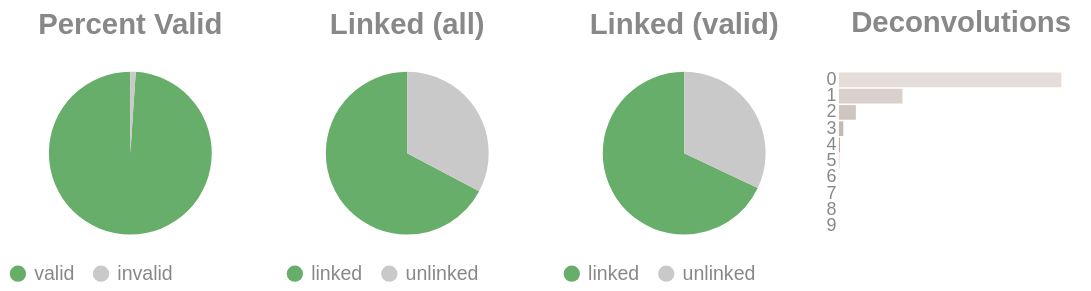

The code cell stored with this chart in its notebook:
### Code cell
if SKIPLR:
    pass
else:
    clash = Counter()
    for i in valids['molecule'].to_list():
        _mol = i.split("-")
        if len(_mol) == 1:
            clash.update('0')
        else:
            clash.update(_mol[-1])

    _d = {"deconvolutions": [], 'count': []}
    for k,v in clash.items():
        _d['deconvolutions'].append(k)
        _d['count'].append(v)

    tot_valid = valids['reads'].sum()
    mask = valids['reads'] >= 2
    n_linked_reads = valids.filter(mask)['reads'].sum()
    if n_linked_reads == 0:
        print_html("No linked molecules (>=2 reads) were detected; skipping linked-only distributions.")
        SKIPLR = True
    else:
        perc_valid = round(tot_valid / n_reads, 4)
        linked_perc_abs = round(n_linked_reads / n_reads, 4)
        linked_perc = round(n_linked_reads / tot_valid, 4)

    _valid = pl.DataFrame({"valids": ['valid', 'invalid'], "count": [tot_valid, n_reads - tot_valid]})
    _linked_abs = pl.DataFrame({"linked (absolute)": ['linked', 'unlinked'], "count": [n_linked_reads, n_reads - n_linked_reads]})
    _linked_rel = pl.DataFrame({"linked (valids)": ['linked', 'unlinked'], "count": [n_linked_reads, tot_valid - n_linked_reads]})

    (
        alt.hconcat(
            piechart(_valid, goodval = 'valid', title = "Percent Valid"),
            piechart(_linked_abs, goodval = "linked", title =  "Linked (all)"),
            piechart(_linked_rel, goodval = "linked", title =  "Linked (valid)"),
            convolutionbar(pl.DataFrame(_d), title = "Deconvolutions"),
            center = True,
            bounds = 'flush'
        )
        .resolve_scale(color='independent')
        .resolve_legend('independent')
        .properties(usermeta={'embedOptions': {"actions": False}})
    ).display()

### Figure 1 — Vega-Lite specification as saved in the notebook (floating-point values rounded to 4 significant figures)
{"width": "container", "height": 400, "config": {"title": {"anchor": "start", "dy": -15, "fontSize": 18, "color": "#888888", "subtitleColor": "#888888", "subtitleFontSize": 14}, "arc": {"fill": "#0072B2"}, "axis": {"domainColor": "#888888", "domainWidth": 0.5, "gridWidth": 0.2, "grid": false, "titleFontWeight": 400, "titleFontSize": 15, "labelFontSize": 11, "labelColor": "#888888", "tickColor": "#888888", "tickWidth": 0.2, "titleColor": "#888888"}, "axisBand": {"grid": false}, "axisX": {"grid": true, "tickSize": 10, "domainCap": "round"}, "axisY": {"domain": false, "grid": true, "tickSize": 0, "domainCap": "round"}, "background": "transparent", "header": {"labelFontSize": 15, "labelColor": "#888888", "titleFontSize": 15, "titleFontWeight": 600, "titleColor": "#888888"}, "legend": {"labelFont": "sans-serif", "labelFontSize": 12, "labelColor": "#888888", "symbolSize": 100, "symbolType": "circle", "titleFontSize": 12, "titlePadding": 10, "titleColor": "#888888", "title": null}, "range": {"category": ["#E69F00", "#56B4E9", "#009E73", "#F0E442", "#0072B2", "#D55E00", "#CC79A7", "#000000"], "diverging": ["#cfe8f3", "#a2d4ec", "#73bfe2", "#46abdb", "#1696d2", "#12719e"]}, "area": {"fill": "#0072B2", "fillOpacity": 0.7, "line": true, "strokeOpacity": 0.7}, "line": {"color": "#0072B2", "stroke": "#0072B2", "strokeWidth": 2}, "trail": {"color": "#0072B2", "stroke": "#0072B2", "strokeWidth": 0, "size": 1}, "point": {"filled": true, "fillOpacity": 1.0, "size": 95}, "text": {"color": "#888888", "fontSize": 11, "align": "right", "fontWeight": 400, "size": 11}, "bar": {"fill": "#0072B2", "stroke": null}, "view": {"stroke": null, "continuousWidth": 660, "continuousHeight": 400}}, "hconcat": [{"data": {"name": "data-095d4686b69210c72d932d0f65da9595"}, "mark": {"type": "arc"}, "encoding": {"color": {"field": "valids", "legend": {"orient": "bottom", "title": null}, "scale": {"domain": ["valid", "invalid"], "range": ["#68ae6b", "#C9C9C9"]}, "title": "Valids", "type": "nominal"}, "theta": {"field": "count", "type": "quantitative"}, "tooltip": [{"field": "valids", "title": "Valids", "type": "ordinal"}, {"field": "percent", "format": ".2%", "title": "Percent", "type": "quantitative"}, {"field": "count", "title": "Count", "type": "quantitative"}]}, "height": 100, "title": {"text": "Percent Valid", "align": "center", "anchor": "middle"}, "transform": [{"calculate": "datum.count / 4030472", "as": "percent"}], "width": 150}, {"data": {"name": "data-ee7e385cc5b12baf812ee52668e089ae"}, "mark": {"type": "arc"}, "encoding": {"color": {"field": "linked (absolute)", "legend": {"orient": "bottom", "title": null}, "scale": {"domain": ["linked", "unlinked"], "range": ["#68ae6b", "#C9C9C9"]}, "title": "Linked (Absolute)", "type": "nominal"}, "theta": {"field": "count", "type": "quantitative"}, "tooltip": [{"field": "linked (absolute)", "title": "Linked (Absolute)", "type": "ordinal"}, {"field": "percent", "format": ".2%", "title": "Percent", "type": "quantitative"}, {"field": "count", "title": "Count", "type": "quantitative"}]}, "height": 100, "title": {"text": "Linked (all)", "align": "center", "anchor": "middle"}, "transform": [{"calculate": "datum.count / 4030472", "as": "percent"}], "width": 150}, {"data": {"name": "data-7446f24358397323a70f6fe25f549bd1"}, "mark": {"type": "arc"}, "encoding": {"color": {"field": "linked (valids)", "legend": {"orient": "bottom", "title": null}, "scale": {"domain": ["linked", "unlinked"], "range": ["#68ae6b", "#C9C9C9"]}, "title": "Linked (Valids)", "type": "nominal"}, "theta": {"field": "count", "type": "quantitative"}, "tooltip": [{"field": "linked (valids)", "title": "Linked (Valids)", "type": "ordinal"}, {"field": "percent", "format": ".2%", "title": "Percent", "type": "quantitative"}, {"field": "count", "title": "Count", "type": "quantitative"}]}, "height": 100, "title": {"text": "Linked (valid)", "align": "center", "anchor": "middle"}, "transform": [{"calculate": "datum.count / 3987510", "as": "percent"}], "width": 150}, {"data": {"name": "data-2c0fdba8e3245ece0deb88e2a9b9cf4b"}, "mark": {"type": "bar"}, "encoding": {"color": {"field": "deconvolutions", "legend": null, "scale": {"scheme": "lightgreyred"}, "type": "nominal"}, "tooltip": [{"field": "deconvolutions", "title": "Deconvolutions", "type": "ordinal"}, {"field": "percent", "format": ".2%", "title": "Percent", "type": "quantitative"}, {"field": "count", "title": "Count", "type": "quantitative"}], "x": {"axis": null, "field": "count", "type": "quantitative"}, "y": {"field": "deconvolutions", "sort": "ascending", "title": null, "type": "nominal"}}, "height": 100, "title": {"text": "Deconvolutions", "align": "center", "anchor": "middle"}, "transform": [{"calculate": "datum.count / 2022127", "as": "percent"}], "width": 150}], "bounds": "flush", "center": true, "resolve": {"legend": {"angle": "independent"}, "scale": {"color": "independent"}}, "usermeta": {"embedOptions": {"actions": false}}, "$schema": "https://vega.github.io/schema/vega-lite/v6.4.1.json", "datasets": {"data-095d4686b69210c72d932d0f65da9595": [{"valids": "valid", "count": 3987510}, {"valids": "invalid", "count": 42962}], "data-ee7e385cc5b12baf812ee52668e089ae": [{"linked (absolute)": "linked", "count": 2709544}, {"linked (absolute)": "unlinked", "count": 1320928}], "data-7446f24358397323a70f6fe25f549bd1": [{"linked (valids)": "linked", "count": 2709544}, {"linked (valids)": "unlinked", "count": 1277966}], "data-2c0fdba8e3245ece0deb88e2a9b9cf4b": [{"deconvolutions": "0", "count": 1456599}, {"deconvolutions": "1", "count": 415912}, {"deconvolutions": "2", "count": 110655}, {"deconvolutions": "3", "count": 28624}, {"deconvolutions": "4", "count": 7358}, {"deconvolutions": "5", "count": 2071}, {"deconvolutions": "6", "count": 582}, {"deconvolutions": "7", "count": 208}, {"deconvolutions": "8", "count": 88}, {"deconvolutions": "9", "count": 30}]}}
